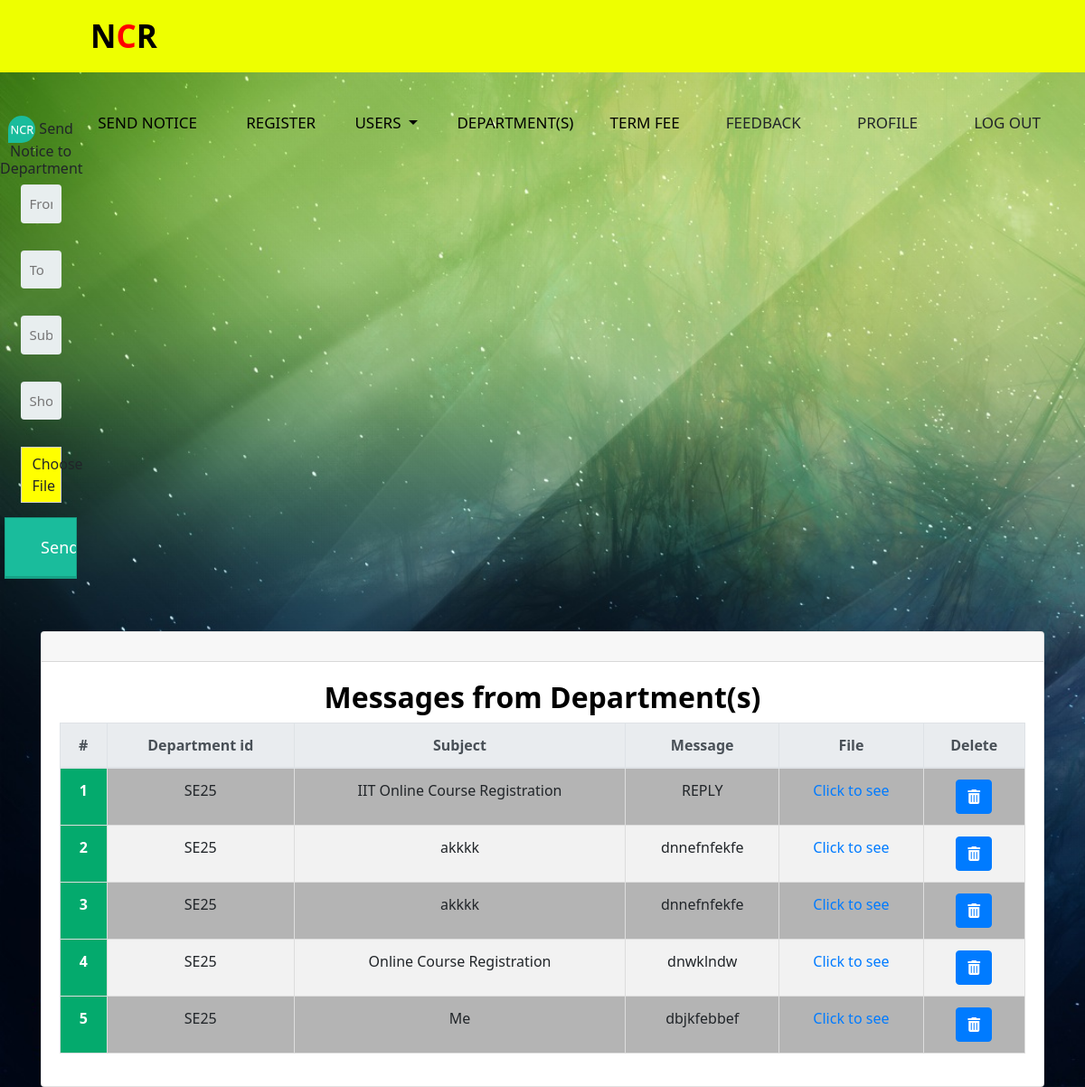
/ADMIN/educationMail.php (signed in), run on the app's committed database.
### tables this page shows
CREATE TABLE `reply` (
  `id` int(50) NOT NULL,
  `re_id` varchar(50) NOT NULL,
  `dept_id` varchar(50) NOT NULL,
  `subject` varchar(50) NOT NULL,
  `message` varchar(50) NOT NULL,
  `file` varchar(100) NOT NULL
);

### ADMIN/educationMail.php (the view, shortened to what this page needs)
<!DOCTYPE html>
<html lang="en" dir="ltr">
<head>
  <link rel="stylesheet" href="../style.css">
  <link rel="stylesheet" href="../addDepartment.css">
  <link rel="stylesheet" href="../table.css">
  <link rel="stylesheet" href="https://maxcdn.bootstrapcdn.com/bootstrap/4.0.0/css/bootstrap.min.css">
</head>
<body>
<?php
include_once("education_nav.php");
?>
  <br><br>
  <div class="form-style-5">
    <form method="post" action="educationMail.php" enctype="multipart/form-data">
      <fieldset>
        <h6><span class="number">NCR</span>Send Notice to Department</h6>
        <input type="text" name="fromm" placeholder="From">
        <input type="text" name="too" placeholder="To">
        <input type="text" name="subject" placeholder="Subject">
        <input type="text" name="message" placeholder="Short Message">
        <label class="custom-file-upload cfile">
          Choose File
        </label>
        <input type="submit" value="Send" name="send" />
        </fieldset>
    </form>
  </div>
  <br><br>
  <div class="col-md-12">
    <div class="container">
      <div class="card text-center">
        <div class="card-header">
        </div>
        <div class="card-body">
          <h2 style="color: Black;"><strong>Messages from Department(s)</strong></h2>
          <table class="table">
            <thead class="thead-light">
              <tr>
                <th scope="col">#</th>
                <th scope="col">Department id</th>
                <th scope="col">Subject</th>
                <th scope="col">Message</th>
                <th scope="col">File</th>
                <th scope="col">Delete</th>
              </tr>
            </thead>
            <tbody>
              <?php
              include("config.php");
              $i = 0;
              $sel = "SELECT * FROM reply ORDER BY dept_id ASC";
              $Q = mysqli_query($con, $sel);
              while ($data = mysqli_fetch_assoc($Q)) {
              ?>
                <tr>
                  <th scope="row"><?php echo ++$i; ?></th>
                  <td><?= $data['dept_id']; ?></td>
                  <td><?= $data['subject']; ?></td>
                  <td><?= $data['message']; ?></td>
                  <td><a href="images/<?= $data['file']; ?>" target="_blank">Click to see</a></td>
                  <td>
                    <a href="deleteEduMail.php?d=<?= $data['too']; ?>" class="btn btn-primary"><i class="fa fa-trash" aria-hidden="true"></i></a>
                  </td>
                </tr>
              <?php } ?>
            </tbody>
          </table>
        </div>
      </div>
    </div>
</body>
</html>

### style.css (style rules this page uses)
* { padding: 0; margin: 0; text-decoration: none; list-style: none; box-sizing: border-box; font-family: 'Segoe UI', Tahoma, Geneva, Verdana, sans-serif; }
body { background-image: url("images/green-sky-nature.jpg"); background-size: cover; }
h2 { font-family: 'Courgette', cursive; }
.cfile { width: 50%; margin-left:25%; background-color:yellow; }

### addDepartment.css (style rules this page uses)
* { font-family: 'Segoe UI', Tahoma, Geneva, Verdana, sans-serif; }
form { text-align: center; }
.form-style-5 fieldset { border: none; }
.form-style-5 label { display: block; margin-bottom: 8px; }
.form-style-5 input[type="text"], .form-style-5 input[type="date"], .form-style-5 input[type="datetime"], .form-style-5 input[type="email"], .form-style-5 input[type="number"], .form-style-5 input[type="search"], .form-style-5 input[type="time"], .form-style-5 input[type="url"], .form-style-5 textarea, .form-style-5 select { background: rgba(255,255,255,.1); border: none; border-radius: 4px; font-size: 15px; margin: 0; outline: 0; padding: 10px; width: 50%; box-sizing: border-box; -webkit-box-sizing: border-box; -moz-box-sizing: border-box; background-color: #e8eeef; color:#8a97a0; -webkit-box-shadow: 0 1px 0 rgba(0,0,0,0.03) inset; box-shadow: 0 1px 0 rgba(0,0,0,0.03) inset; margin-bottom: 30px; }
.form-style-5 .number { background: #1abc9c; color: #fff; height: 30px; width: 30px; display: inline-block; font-size: 0.8em; margin-right: 4px; line-height: 30px; text-align: center; text-shadow: 0 1px 0 rgba(255,255,255,0.2); border-radius: 15px 15px 15px 0px; }
.form-style-5 input[type="submit"], .form-style-5 input[type="button"] { position: relative; display: block; padding: 19px 39px 18px 39px; color: #FFF; margin: 0 auto; background: #1abc9c; font-size: 18px; text-align: center; font-style: normal; width: 50%; border: 1px solid #16a085; border-width: 1px 1px 3px; margin-bottom: 10px; }
.custom-file-upload { border: 1px solid #ccc; display: inline-block; padding: 6px 12px; cursor: pointer; }

### table.css (style rules this page uses)
table { border-collapse: collapse; width: 70%; }
td, th { border: 1px solid #ddd; padding: 8px; }
table tr:nth-child(even) { background-color: #f2f2f2; }
table tr:nth-child(odd) { background-color: #b4b4b4; }
table th { padding-top: 12px; padding-bottom: 12px; text-align: center; background-color: #04AA6D; color: white; }

### data on the page
reply: dept "SE25", subject "IIT Online Course Registration", message "REPLY"
reply: dept "SE25", subject "akkkk", message "dnnefnfekfe"
reply: dept "SE25", subject "akkkk", message "dnnefnfekfe"
reply: dept "SE25", subject "Online Course Registration", message "dnwklndw"
reply: dept "SE25", subject "Me", message "dbjkfebbef"
